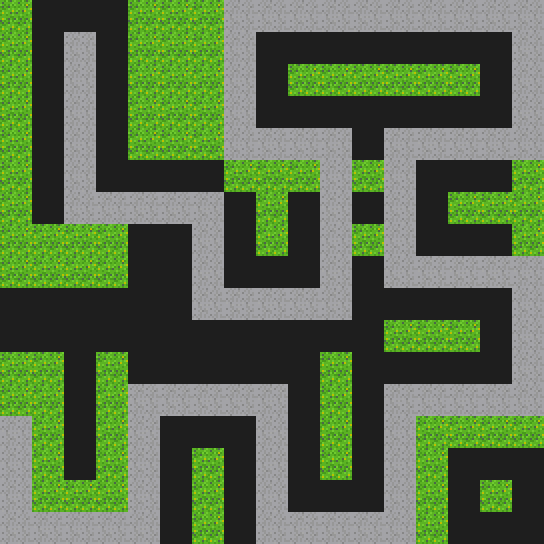

A 2D game scene composited from a Tiled map and its tileset images. What follows is a short description and the map's XML, with every tile layer's data as written:
An orthogonal 17x17 tile map with 32x32 px tiles, 1 tile layer (Tile Layer 1) and 22 objects (blue,1, red,1, 1,1, 2,1, 3,1, ...).

<map version="1.4" tiledversion="1.4.3" orientation="orthogonal" renderorder="right-down" width="17" height="17" tilewidth="32" tileheight="32" infinite="0" nextlayerid="3" nextobjectid="41">
 <editorsettings>
  <export target="Shadows.json" format="json" />
 </editorsettings>
 <tileset firstgid="1" source="../data/tilesetNew.tsx" />
 <layer id="1" name="Tile Layer 1" width="17" height="17">
  <data encoding="csv">
20,15,15,15,20,20,20,21,21,21,21,21,21,21,21,21,21,
20,15,21,15,20,20,20,21,15,15,15,15,15,15,15,15,21,
20,15,21,15,20,20,20,21,15,20,20,20,20,20,20,15,21,
20,15,21,15,20,20,20,21,15,15,15,15,15,15,15,15,21,
20,15,21,15,20,20,20,21,21,21,21,15,21,21,21,21,21,
20,15,21,15,15,15,15,20,20,20,21,20,21,15,15,15,20,
20,15,21,21,21,21,21,15,20,15,21,15,21,15,20,20,20,
20,20,20,20,15,15,21,15,20,15,21,20,21,15,15,15,20,
20,20,20,20,15,15,21,15,15,15,21,15,21,21,21,21,21,
15,15,15,15,15,15,21,21,21,21,21,15,15,15,15,15,21,
15,15,15,15,15,15,15,15,15,15,15,15,20,20,20,15,21,
20,20,15,20,15,15,15,15,15,15,20,15,15,15,15,15,21,
20,20,15,20,21,21,21,21,21,15,20,15,21,21,21,21,21,
21,20,15,20,21,15,15,15,21,15,20,15,21,20,20,20,20,
21,20,15,20,21,15,20,15,21,15,20,15,21,20,15,15,15,
21,20,20,20,21,15,20,15,21,15,15,15,21,20,15,20,15,
21,21,21,21,21,15,20,15,21,21,21,21,21,20,15,15,15
</data>
 </layer>
 <objectgroup id="2" name="Object Layer 1">
  <object id="1" name="blue,1" type="blue,1" gid="35" x="-0.264669" y="447.836" width="32" height="32" />
  <object id="2" name="red,1" type="red,1" gid="36" x="63.9807" y="64.38" width="32" height="32" />
  <object id="21" type="1,1" gid="29" x="64.6667" y="224.667" width="32" height="32" />
  <object id="22" type="2,1" gid="32" x="192" y="225.333" width="32" height="32" />
  <object id="23" type="3,1" gid="29" x="193.333" y="318.667" width="32" height="32" />
  <object id="24" type="4,1" gid="30" x="320.667" y="320" width="32" height="32" />
  <object id="25" type="5,1" gid="33" x="319.333" y="160" width="32" height="32" />
  <object id="26" type="6,1" gid="30" x="224.667" y="158.667" width="32" height="32" />
  <object id="27" type="7,1" gid="29" x="226" y="33.3333" width="32" height="32" />
  <object id="28" type="8,1" gid="32" x="510.667" y="34" width="32" height="32" />
  <object id="29" type="9,1" gid="33" x="510.667" y="160" width="32" height="32" />
  <object id="30" type="10,1" gid="32" x="384.667" y="162" width="32" height="32" />
  <object id="31" type="11,1" gid="29" x="384.667" y="288.667" width="32" height="32" />
  <object id="32" type="12,1" gid="32" x="512.667" y="289.333" width="32" height="32" />
  <object id="33" type="13,1" gid="33" x="513.333" y="415.333" width="32" height="32" />
  <object id="34" type="14,1" gid="32" x="384.667" y="417.333" width="32" height="32" />
  <object id="35" type="15,1" gid="33" x="382.667" y="544" width="32" height="32" />
  <object id="36" type="16,1" gid="30" x="257.333" y="544" width="32" height="32" />
  <object id="37" type="17,1" gid="33" x="254.667" y="416.667" width="32" height="32" />
  <object id="38" type="18,1" gid="32" x="128" y="418" width="32" height="32" />
  <object id="39" type="19,1" gid="33" x="128" y="544.667" width="32" height="32" />
  <object id="40" type="20,1" gid="30" x="0.666667" y="542.667" width="32" height="32" />
 </objectgroup>
</map>
